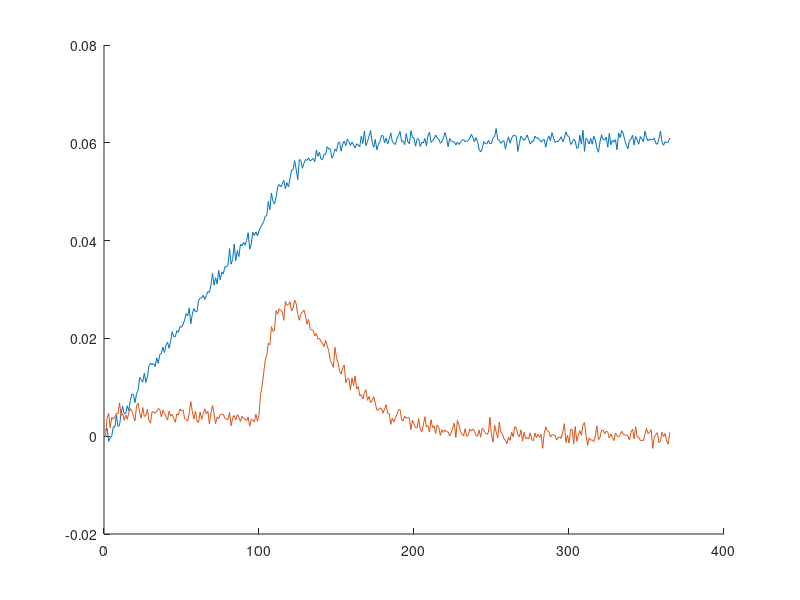

This figure's MATLAB source: (Note: this script raises an error after producing the figure.)
%% Load data and plot

data = load("mockdata_v2.mat");
infected = transpose(deal(data.InfectedProportion));    % Turn these from rows to columns
deaths = transpose(deal(data.cumulativeDeaths));
data = [infected deaths];

figure(1);
hold on;
plot(deaths);                                   % Plot actual data
plot(infected);


%% Setup

A = [0 0 0 .99 .99 .99 .99];
b = 1;
Af = [0 0 0 1 1 1 1];                           
bf = 1;
ub = [1 1 1 1 1 1 1]';
lb = [0 0 0 0 0 0 0]';
x0 = [0 0 0 1 0 0 0];

%% First Segment: Days 1-100
t = 100;
seg1 = data(1:100,:);
                 
fun1= @(x1)siroutput(x1,t,seg1);      
x1 = fmincon(fun1,x0,A,b,Af,bf,lb,ub); 
Y_fit_1 = siroutput_full(x1,t);

New1(1) = Y_fit_1(100, 1);
New1(2) = Y_fit_1(100, 2);
New1(3) = Y_fit_1(100, 3);
New1(4) = Y_fit_1(100, 4);        

%% Second Segment: Days 101-125
t = 25;                                         

seg2 = data(101:125, :);
fun2= @(x2)siroutput(x2,t,seg2);
params2 = [x1(1) x1(2) x1(3) New1(1) New1(2) New1(3) New1(4)];
x2 = fmincon(fun2, params2, A, b, Af, bf, lb, ub);
Y_fit_2 = siroutput_full(x2, t);    

New2(1) = Y_fit_2(25, 1);
New2(2) = Y_fit_2(25, 2);
New2(3) = Y_fit_2(25, 3);
New2(4) = Y_fit_2(25, 4); 

%% Third Segment: Days 126-199
t = 74;                                         % Next 50 days: descent from peak

seg3 = data(126:199, :);
fun3= @(x3)siroutput(x3,t,seg3);
params3 = [x2(1) x2(2) x2(3) New2(1) New2(2) New2(3) New2(4)];
x3 = fmincon(fun3, params3, A, b, Af, bf, lb, ub);
Y_fit_3 = siroutput_full(x3, t);    

New3(1) = Y_fit_3(50, 1);
New3(2) = Y_fit_3(50, 2);
New3(3) = Y_fit_3(50, 3);
New3(4) = Y_fit_3(50, 4); 

%% Fourth Segment: Days 201-365
t = 365-201;                                         % Next 50 days: descent from peak

seg4 = data(202:365, :);
fun4= @(x4)siroutput(x4,t,seg4);
params4 = [x3(1) x3(2) x3(3) New3(1) New3(2) New3(3) New3(4)];
x4 = fmincon(fun4, params4, A, b, Af, bf, lb, ub);
Y_fit_4 = siroutput_full(x4, t);    


%% Plot
Y_fit = cat(1,Y_fit_1,Y_fit_2,Y_fit_3,Y_fit_4);         % Put 3 fits together

plot(Y_fit(:,2));
plot(Y_fit(:,4));

legend('deaths','infected','minfections','mdeaths');
title('Plot With ')
hold off;

%% Figuring vaccinated and breakthrough

% Infections spike at vaccination time; call pre-vax flat percentage the standard
% infection rate. The spike appears to be directly caused by vaccinations,
% consider entire spike to be vaccinated people. INITIALLY: spike % -
% standard % = vaccinated %. THEN: vaxed individuals 4% as likely to
% contract, so the % infected after spike is [standard % * (1-vaxed) + 4% *
% standard % * vaxed.

StadardInfRate = sum(Y_fit(1:100,2))/100;

PreVax = zeros(100);
SpikeVax = Y_fit_2(:,2) - ones * StadardInfRate;
PostSpikeVax = ones*StadardInfRate - Y_fit_4(:,2);


